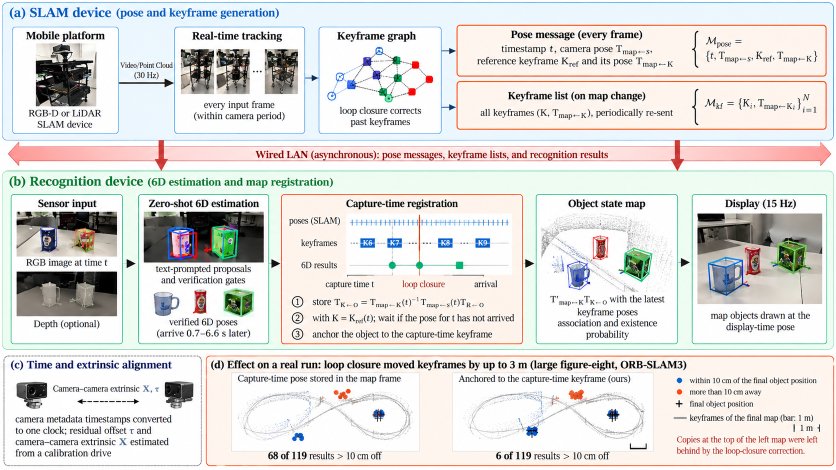
#> input picture paper_etrij_261003/images/SLAM과 6D 인식 통합 파이프라인.png, 1672 x 940 px (shown at 1/2 size)
$ python compose_main.py ../images/fig_anchoring_timeline.png
#> lines starting #> are read from the running program, lines starting #| are printed output that depends on the picture; pictures that were not available may be replaced by others from this repository, and a replacement may not be noted
"""Replace the images of the drafted overview figure with real data, keeping its layout and type.

Input : images/SLAM과 6D 인식 통합 파이프라인.png (layout draft, 1672x940)
Output: images/fig_main_real.png (2x, 3344x1880)

Every picture placed here comes from the recordings or logs (see real_tiles.py, render_map3d.py and
the anchoring replay corr04.json); the keyframe-graph icon is kept as a schematic. Wrong text in the
draft is painted over and re-typeset: the LiDAR rate, the keyframe-list timing, the depth label,
equation (1) (the extrinsic X was missing) and the timeline (one capture, one arrival).
"""
import json, sys
from pathlib import Path
import numpy as np
from PIL import Image, ImageDraw, ImageFilter
import matplotlib; matplotlib.use('Agg'); import matplotlib.pyplot as plt

ROOT = Path(__file__).resolve().parents[1]
SRC = ROOT / 'images' / 'SLAM과 6D 인식 통합 파이프라인.png'
REAL = ROOT / 'src' / 'real'
PHOTO = Path('/home/jucpark/DeepLearning/CLI_environment/객체 위치 추정/IMG_3942.jpeg')
CORR = Path(sys.argv[1])
S = 2                                                    # output scale

base = Image.open(SRC).convert('RGB')
#> base is the input picture: PIL image 1672x940 RGB; mean R, G, B 222.3, 221.1, 218.6
img = base.resize((base.width * S, base.height * S), Image.LANCZOS)
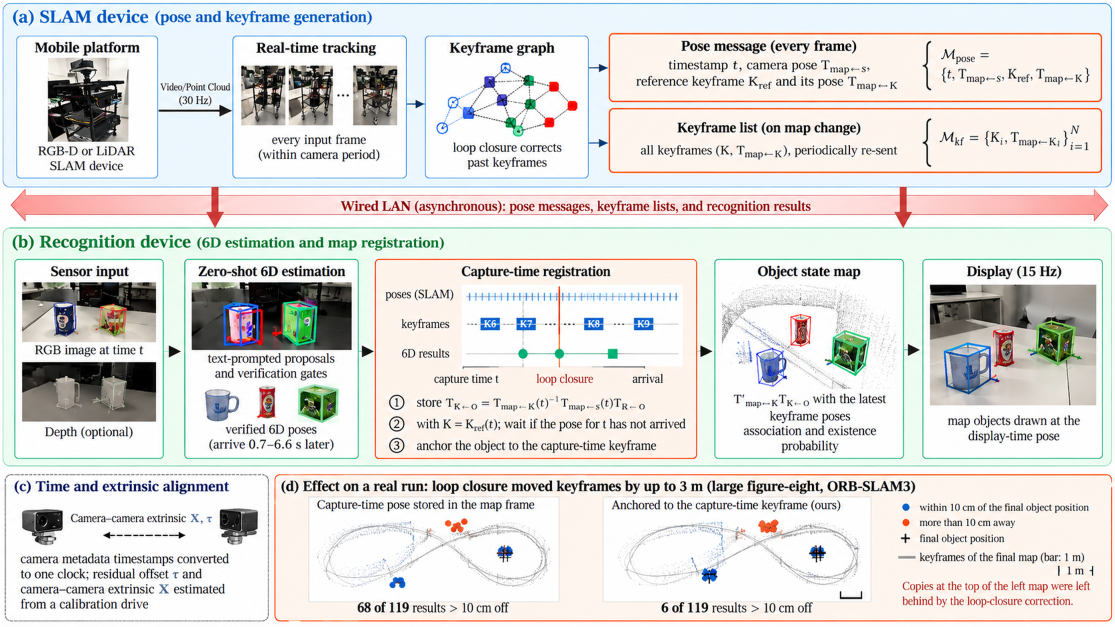
#> img: PIL image 3344x1880 RGB (shown at 1/3 size); mean R, G, B 222.2, 220.9, 218.5
draw = ImageDraw.Draw(img)


def B(x0, y0, x1, y1):
    return tuple(int(v * S) for v in (x0, y0, x1, y1))


def place(tile, box, mode='cover'):
    """Fit tile into box (draft coordinates); cover = fill and crop centre, contain = letterbox."""
    x0, y0, x1, y1 = B(*box); w, h = x1 - x0, y1 - y0
    t = tile.convert('RGB')
    r = max(w / t.width, h / t.height) if mode == 'cover' else min(w / t.width, h / t.height)
    t = t.resize((max(1, round(t.width * r)), max(1, round(t.height * r))), Image.LANCZOS)
    if mode == 'cover':
        l, u = (t.width - w) // 2, (t.height - h) // 2
        img.paste(t.crop((l, u, l + w, u + h)), (x0, y0))
    else:
        bg = bgcol(box)
        draw.rectangle((x0, y0, x1, y1), fill=bg)
        img.paste(t, (x0 + (w - t.width) // 2, y0 + (h - t.height) // 2))


def bgcol(box, dx=-3):
    x0, y0, x1, y1 = box
    px = [base.getpixel((x0 + dx, y)) for y in range(int(y0), int(y1), 3)]
    return tuple(int(np.median([p[i] for p in px])) for i in range(3))


def typeset(text, box, bold=False, color='#111111', align='center', size=None, bg=None):
    """Paint the box with its background and render text (mathtext allowed) at the box height."""
    x0, y0, x1, y1 = B(*box)
    bg = bg or bgcol(box)
    draw.rectangle((x0, y0, x1, y1), fill=bg)
    h = y1 - y0
    fig = plt.figure(figsize=(12, 1)); fig.patch.set_alpha(0)
    fs = size or 40
    fig.text(0, 0.5, text, fontsize=fs, fontweight='bold' if bold else 'normal', color=color, va='center',
             family='Liberation Serif', math_fontfamily='stix')
    p = ROOT / 'src' / '_t.png'
    fig.savefig(p, dpi=100, transparent=True, bbox_inches='tight', pad_inches=0.02); plt.close(fig)
    t = Image.open(p).convert('RGBA')
    r = h / t.height if size is None else 1.0
    t = t.resize((max(1, round(t.width * r)), max(1, round(t.height * r))), Image.LANCZOS)
    if t.width > x1 - x0:
        k = (x1 - x0) / t.width; t = t.resize((x1 - x0, max(1, round(t.height * k))), Image.LANCZOS)
    xs = x0 + ((x1 - x0) - t.width) // 2 if align == 'center' else x0
    img.paste(t, (xs, y0 + (h - t.height) // 2), t)


# ---- photos -------------------------------------------------------------------------------
photo = Image.open(PHOTO)
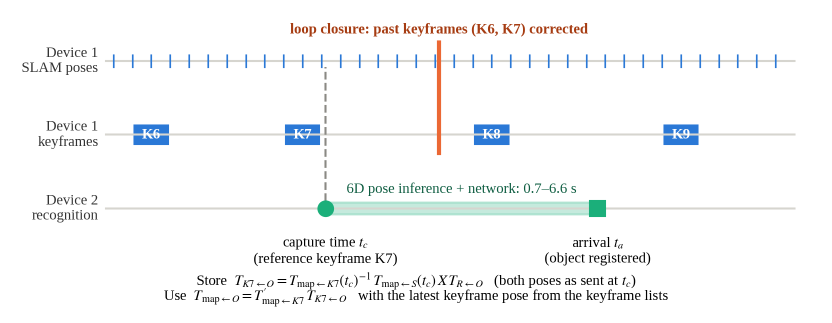
#> input picture paper_etrij_261003/images/fig_anchoring_timeline.png, 1664 x 646 px, given in place of IMG_3942.jpeg, which was not available (shown at 1/2 size)
#> photo is the input picture: PIL image 1664x646 RGBA; mean R, G, B, A 246.4, 247.6, 248, 255
from PIL import ImageOps
photo = ImageOps.exif_transpose(photo)                    # 4284 x 5712
sc = photo.width / 1200
#> sc = 1.39
cart = photo.crop(tuple(int(v * sc) for v in (150, 40, 1050, 1600)))
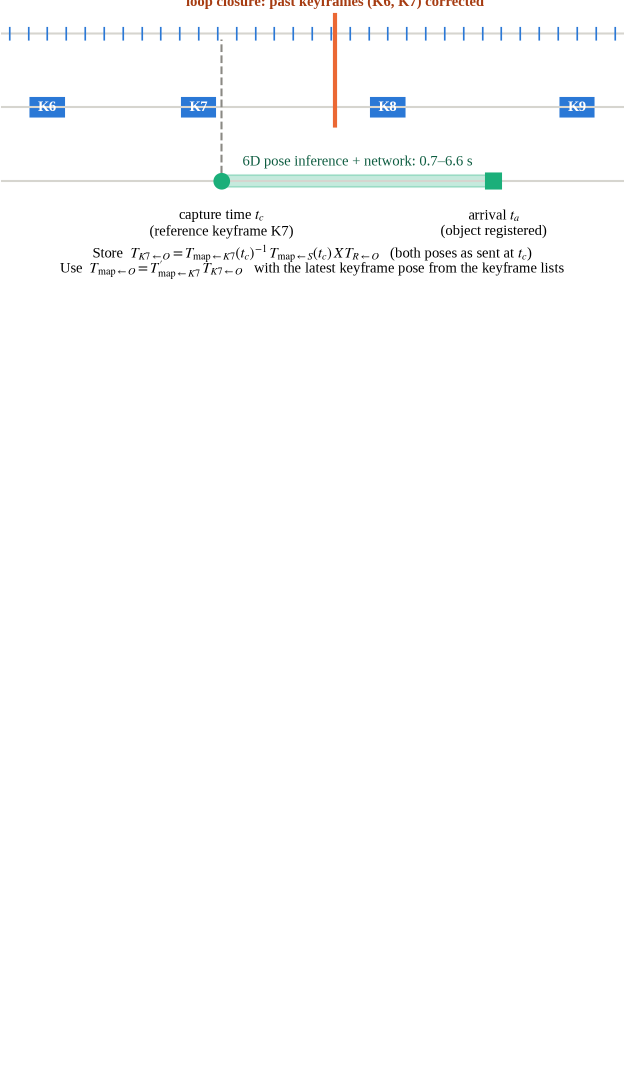
#> cart: PIL image 1248x2163 RGBA (shown at 1/2 size); mean R, G, B, A 66.6, 67.1, 67.3, 69.7; transparent parts drawn white
place(cart, (71, 85, 192, 212))
#> in place, `t = tile.convert('RGB')`:
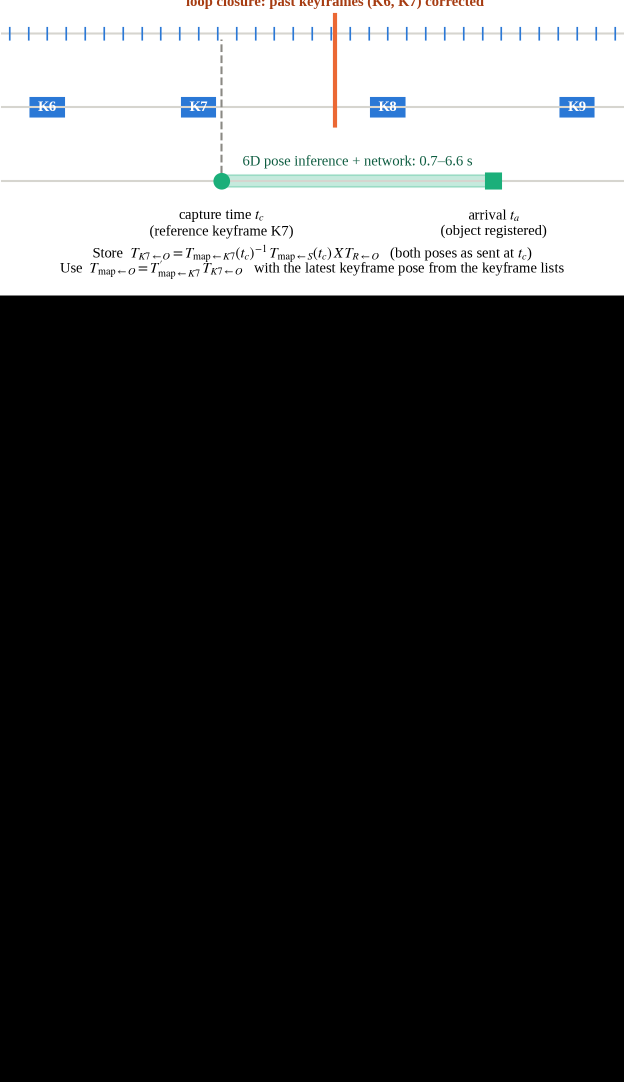
#> t: PIL image 1248x2163 RGB (shown at 1/2 size); mean R, G, B 66.6, 67.1, 67.3
#> in place, `t = t.resize((max(1, round(t.width * r)), max(1, round(t.height * r)))..`:
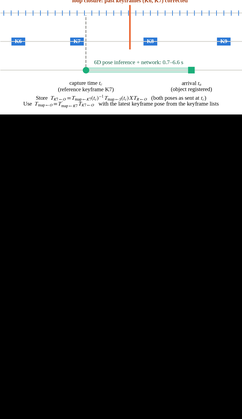
#> t: PIL image 242x419 RGB; mean R, G, B 66.4, 66.9, 67.1
cam_l = photo.crop(tuple(int(v * sc) for v in (140, 540, 320, 640)))
#> cam_l: PIL image 249x139 RGBA; every value is 0
cam_r = photo.crop(tuple(int(v * sc) for v in (860, 620, 1010, 720)))
#> cam_r: PIL image 208x139 RGBA; every value is 0
place(cam_l, (32, 760, 96, 818)); place(cam_r, (328, 760, 389, 818))
#> in place (call 2), `t = tile.convert('RGB')`: t: PIL image 249x139 RGB; every value is 0
#> in place (call 2), `t = t.resize((max(1, round(t.width * r)), max(1, round(t.height * r)))..`: t: PIL image 208x116 RGB; every value is 0
#> in place (call 3), `t = tile.convert('RGB')`: t: PIL image 208x139 RGB; every value is 0
#> in place (call 3), `t = t.resize((max(1, round(t.width * r)), max(1, round(t.height * r)))..`: t: PIL image 174x116 RGB; every value is 0

# ---- SLAM camera frames ----------------------------------------------------------------------
for k, box in enumerate([(361, 98, 427, 187), (433, 98, 499, 187), (529, 98, 595, 187)]):
    place(Image.open(REAL / f'slam_frame_{k}.png'), box)
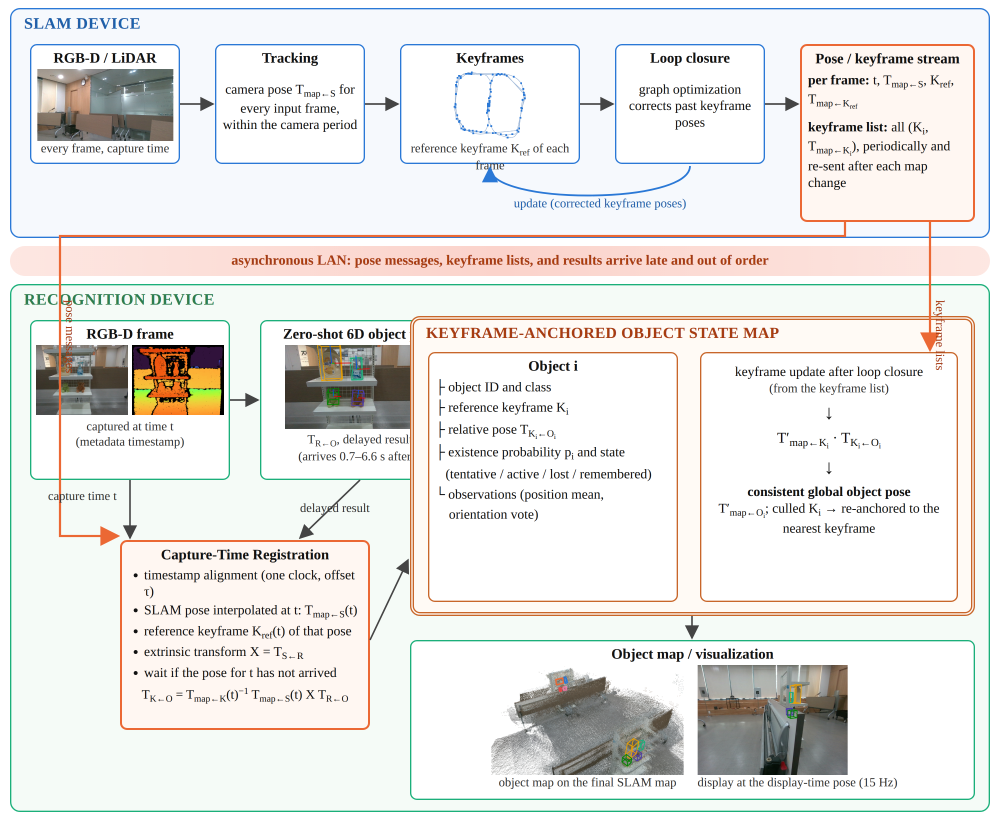
#> input picture paper_etrij_261003/images/fig_arch.png, 3000 x 2460 px, given in place of slam_frame_0.png, which was not available (shown at 1/3 size)
#> call 4 of place, with box = (361, 98, 427, 187), mode = 'cover'
#> in place (call 4), `x0, y0, x1, y1 = B(*box)`: x0 = 722; y0 = 196; x1 = 854; y1 = 374
#> in place (call 4), `w, h = (x1 - x0, y1 - y0)`: w = 132; h = 178
#> in place, t is the input picture: PIL image 3000x2460 RGB; mean R, G, B 231.6, 230.5, 227.7
#> in place (call 4), `r = max(w / t.width, h / t.height) if mode == 'cover' else min(w / t.w..`: r = 0.0724
#> in place (call 4), `t = t.resize((max(1, round(t.width * r)), max(1, round(t.height * r)))..`:
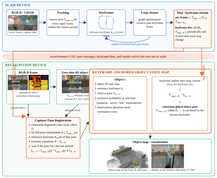
#> t: PIL image 217x178 RGB; mean R, G, B 231, 230, 227.2
#> in place (call 4), `l, u = (t.width - w) // 2, (t.height - h) // 2`: l = 42
#> (the run stopped early here; a loop or call above may not have finished)
